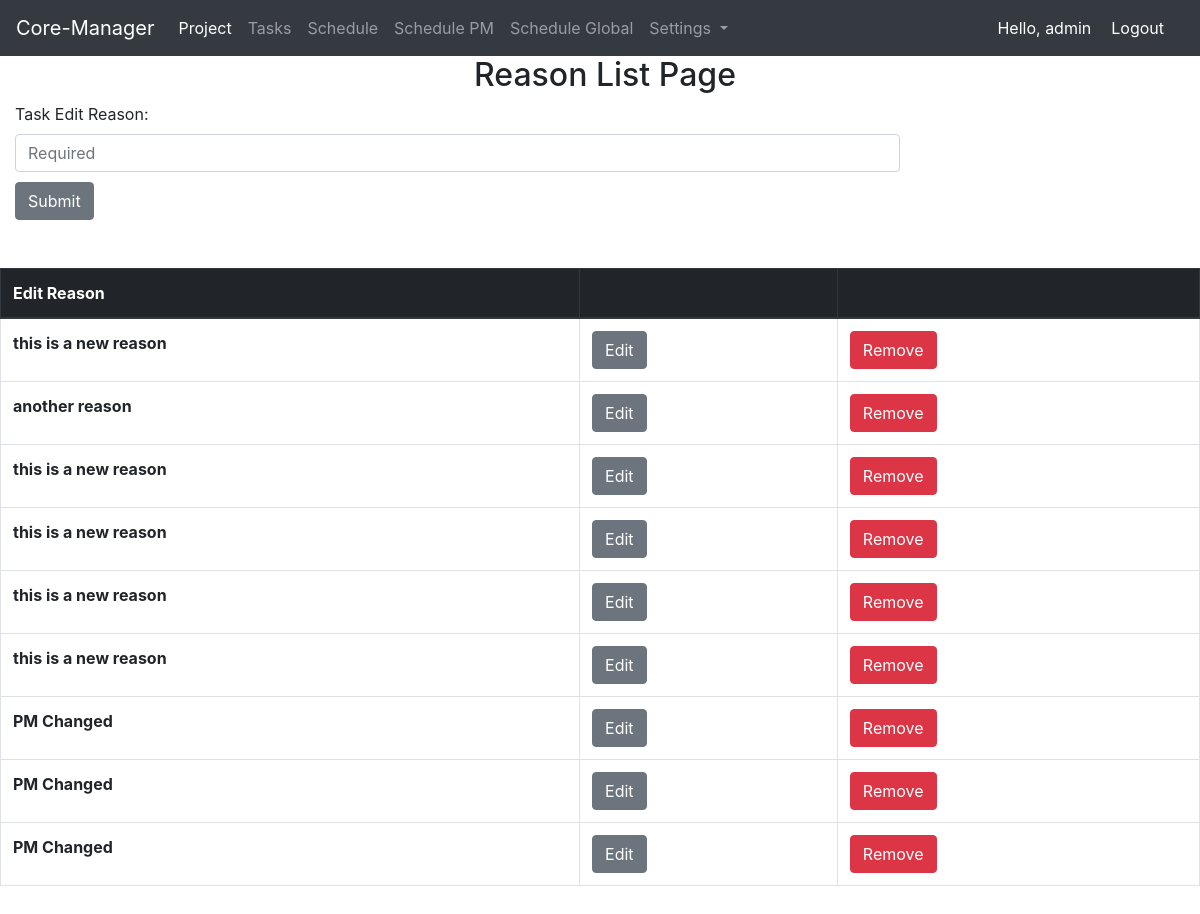
Page /edit_reason_list (signed in) on the committed database.
### project/models.py (models this page shows, shortened)
class EditReason(models.Model):
    edit_reason = models.CharField(max_length=200, blank=True)

### home/decorators.py (the view)
        def wrapper_func(request, *args, **kwargs):
            group = None
            if request.user.groups.exists():
                group= request.user.groups.all()[0].name
            if group in allowed_roles:
                return view_func(request, *args, **kwargs)
            else:
                return HttpResponse('You are not authorised to view this page')

### project/views.py (called while the page is built)
@login_required(login_url='home_app:login')
@allowed_users(allowed_roles=['Coordinator'])
def viewTaskEdit(request):
    edit_reason_list = EditReason.objects.all()
    if request.method == "POST":
        form = AddEditReasonForm(request.POST)
        if form.is_valid():
            form.save()
            return HttpResponseRedirect('edit_reason_list')
    else:
        form = AddEditReasonForm
    context = {
        'edit_reason_list': edit_reason_list,
        'form': form,
    }
    return render(request, 'project/edit_reason_list.html', context)

### templates/project/edit_reason_list.html (shortened to what this page needs)
{% extends 'base.html' %}
{% load static %}
 {% block css_files %}
        <link rel="stylesheet" href="{% static "project/project.css" %}">
  {% endblock %}
{% block content %}
<center><h2>Reason List Page</h2></center>
<form class="form_add" action="" method="POST">
        {{ form }}
        <input id="form_submit" type="submit" value="Submit" class="btn btn-secondary">
</form>
<br/>
<br/>
<table class="table table-bordered table-hover">
    <thead class="thead-dark">
    <tr>
        <th scope="col">Edit Reason</th>
        <th scope="col"></th>
        <th scope="col"></th>
    </tr>
    </thead>
    <tbody>
{% if edit_reason_list %}
    {% for edit in edit_reason_list %}
        <tr>
            <th scope="row">{{edit.edit_reason}}</th>
            <td><a href="{% url 'project_app:modify_edit_reason' edit.id %}" class="btn btn-secondary">Edit</a></td>
            <td><a href="{% url 'project_app:delete_edit_reason' edit.id %}" class="btn btn-danger">Remove</a></td>
        </tr>
    {% endfor %}
{% endif %}
    </tbody>
</table>
{% endblock %}

### templates/header.html (shortened to what this page needs)
<nav class="navbar navbar-expand-lg navbar-dark bg-dark">
  <a class="navbar-brand" href="{% url 'home_app:index' %}">Core-Manager</a>
  <div class="collapse navbar-collapse" id="navbarSupportedContent">
    <ul class="navbar-nav mr-auto">
      <li class="nav-item active">
        <a class="nav-link" href="{% url 'project_app:project_home_page' %}">Project <span class="sr-only">(current)</span></a>
      </li>
      <li class="nav-item">
        <a class="nav-link" href="{% url 'project_app:task_home_page' %}">Tasks</a>
      </li>
      {% if request.user.groups.all.0.name == 'Coordinator' %}
        <li class="nav-item">
          <a class="nav-link" href="{% url 'schedule_app:schedule_home' %}">Schedule</a>
        </li>
      {% endif %}
      <li class="nav-item">
          <a class="nav-link" href="{% url 'schedule_app:schedule_pm' %}">Schedule PM</a>
        </li>
      <li class="nav-item">
          <a class="nav-link" href="{% url 'schedule_app:schedule_global' %}">Schedule Global</a>
        </li>
      {% if request.user.groups.all.0.name == 'Coordinator' %}
        <li class="nav-item dropdown">
          <a class="nav-link dropdown-toggle" href="#" id="navbarDropdown" role="button" data-toggle="dropdown" aria-haspopup="true" aria-expanded="false">
            Settings
          </a>
        </li>
      {% endif %}
    </ul>
    <span class="hello-msg">Hello, {{ request.user }} </span>
    <span ><a class="hello-msg" href="{% url 'home_app:logout' %}">Logout</a> </span>
  </div>
</nav>

### static/project/project.css (style rules this page uses)
.form_add { padding-right: 15px; margin-left: 15px; width: 75%; }
h2 { margin-left: 10px; }
#form_submit { margin-top: 10px; }

### templates/header.html (style rules this page uses)
.hello-msg { font-size = 18px; color: #fff; margin-right: 20px; }

### rows in the picture
EditReason: edit_reason "this is a new reason"
EditReason: edit_reason "another reason"
EditReason: edit_reason "this is a new reason"
EditReason: edit_reason "this is a new reason"
EditReason: edit_reason "this is a new reason"
EditReason: edit_reason "this is a new reason"
EditReason: edit_reason "PM Changed"
EditReason: edit_reason "PM Changed"
EditReason: edit_reason "PM Changed"

### other values in the picture
{{ request.user }} "admin"
